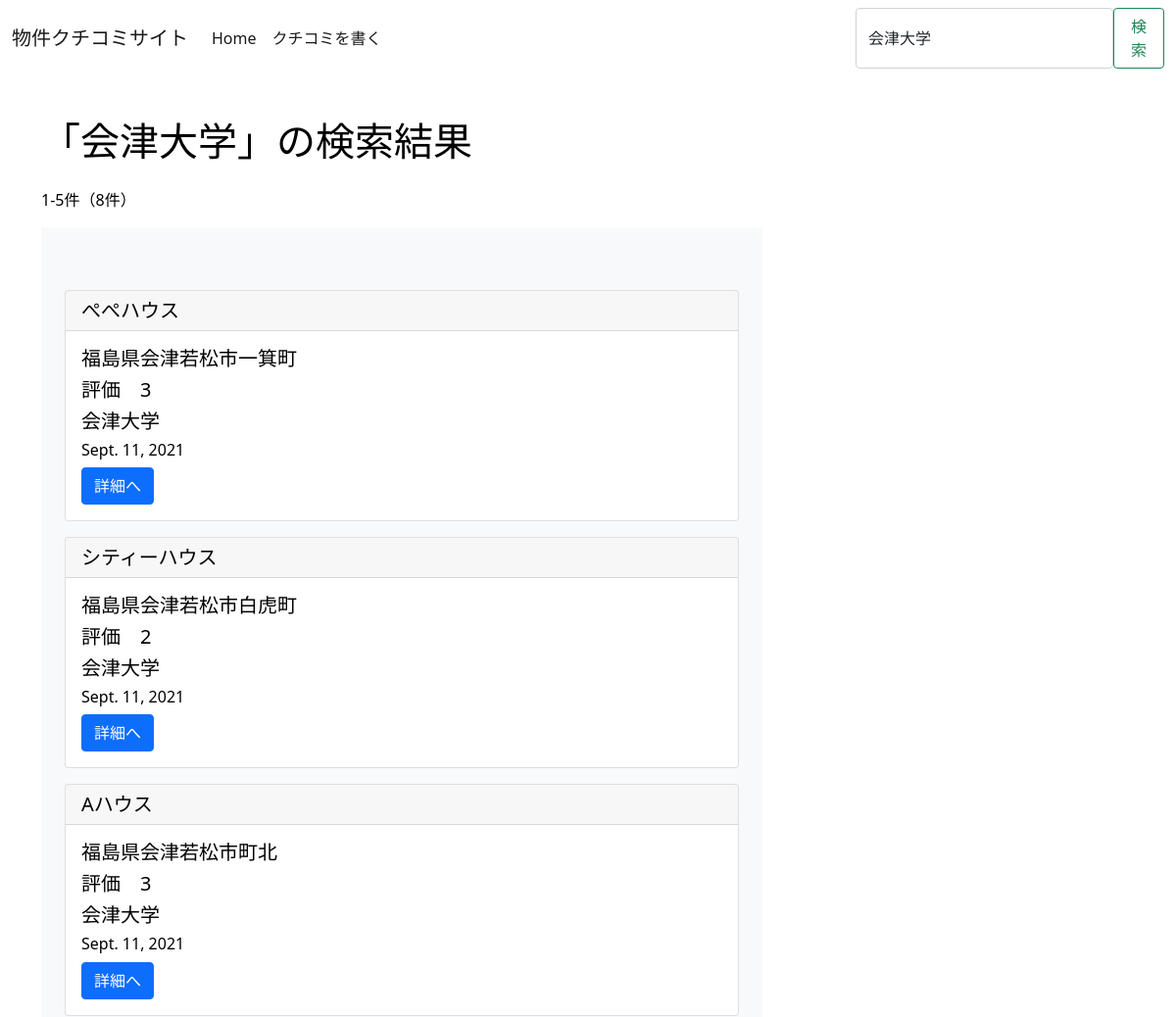
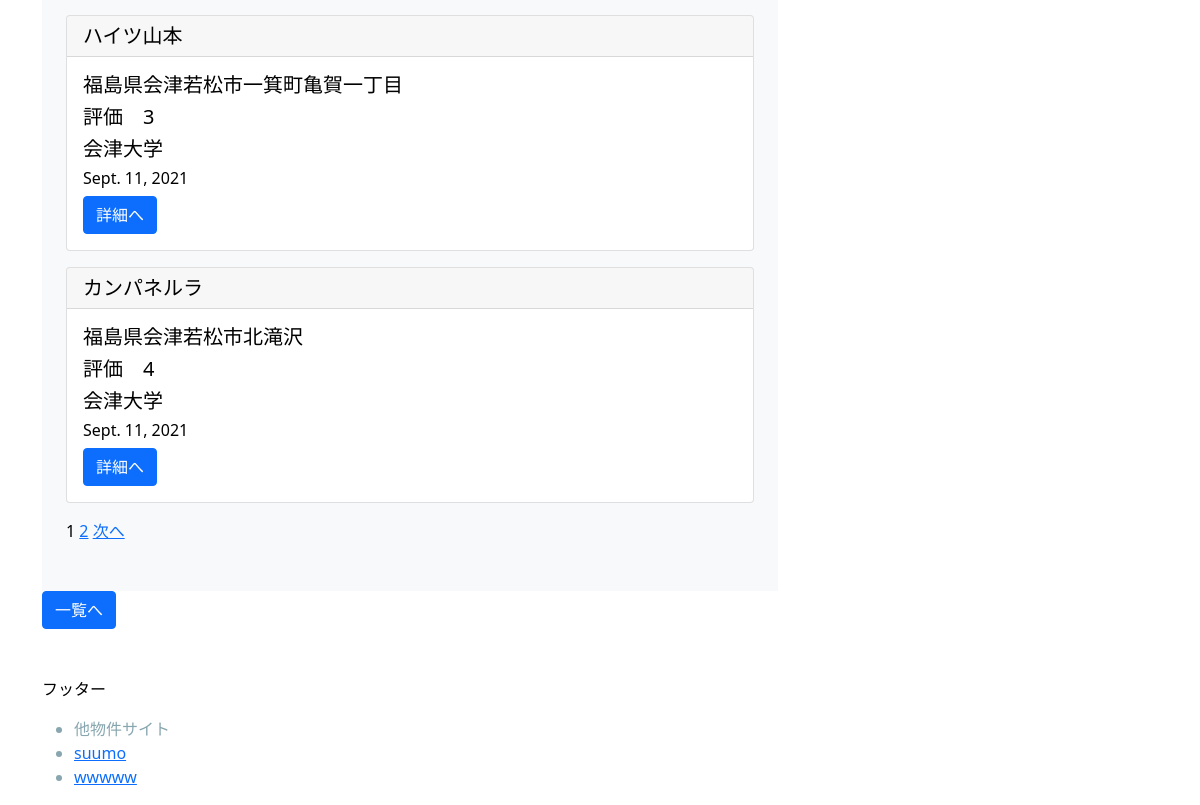
Page /search/?q=会津大学 on the committed database (2 pictures, top to bottom).
### propertypost/models.py (models this page shows, shortened)
class PropertyModel(models.Model):
    property_name = models.CharField(max_length=100)
    school_name = models.CharField(max_length=100)
    content = models.TextField()
    postdate = models.DateField(auto_now_add=True)
    evaluation = models.CharField(
        max_length = 50,
        choices = CATEGORY
    )
    address = models.TextField()

### propertypost/views.py (the view)
# urls.py: path('search/', SearchPostView.as_view(), name='search_post'),
class SearchPostView(ListView):
    model = PropertyModel
    template_name = 'search_post.html'
    paginate_by = 5
    def get_queryset(self):
        query = self.request.GET.get('q', None)
        ''' lookups = (
            Q(title__icontains=query) |
            Q(content__icontains=query) |
            Q(evaluation__icontains=query) |
            Q(address__icontains=query)
        ) '''
        lookups = (
            Q(address__icontains=query) |
            Q(property_name__icontains=query) |
            Q(school_name__icontains=query)
        )
        if query is not None:
            qs = super().get_queryset().filter(lookups).distinct()
            return qs
        qs = super().get_queryset()
        return qs
    def get_context_data(self, **kwargs):
        context = super().get_context_data(**kwargs)
        query = self.request.GET.get('q')
        context['query'] = query
        return context

### templates/search_post.html (shortened to what this page needs)
{% extends "base.html" %}
{% block header %}
{% include "header.html" %}
{% endblock header %}
{% block content %}
<div class="container ">
  <p class="text mt-5">a</p>
  <div class="row my-5">
    <main class="col-md-8">
      <h1 class="mb-4">「{% if query %}{{ query }}{% endif %}」の検索結果</h1>
      <p class="text-right">{{ page_obj.start_index }}-{{ page_obj.end_index }}件（{{ paginator.count }}件）</p>
      {% include "list.html" %}
      <a href="{% url 'list' %}" class="btn btn-primary">一覧へ</a>
    </main>
  </div>
</div>
{% endblock %}

### templates/list.html
<div class="album py-5 bg-light">
    <div class = 'container mt-3'>
        {% for item in object_list %}
        <div class="card mt-3">
            <h5 class="card-header">{{item.property_name}}</h5>
            <div class="card-body">
                <h5 class="card-title">{{item.address}}</h5>
                <h5 class="card-title">評価　{{item.evaluation}}</h5>
                <h5 class="card-title">{{item.school_name}}</h5>
                <h6 class="card-title">{{item.postdate}}</h6>
                <a href="{% url 'detail' item.pk %}" class="btn btn-primary">詳細へ</a>
            </div>
        </div>
        {% endfor %}
        <div class="mt-3">
            {% include "pagination.html" %}
        </div>
    </div>
</div>

### static/css/styles.css (style rules this page uses)
body { color:black; }

### rows in the picture
PropertyModel: property_name "ぺぺハウス", address "福島県会津若松市一箕町", evaluation "3", school_name "会津大学", postdate "Sept. 11, 2021"
PropertyModel: property_name "シティーハウス", address "福島県会津若松市白虎町", evaluation "2", school_name "会津大学", postdate "Sept. 11, 2021"
PropertyModel: property_name "Aハウス", address "福島県会津若松市町北", evaluation "3", school_name "会津大学", postdate "Sept. 11, 2021"
PropertyModel: property_name "ハイツ山本", address "福島県会津若松市一箕町亀賀一丁目", evaluation "3", school_name "会津大学", postdate "Sept. 11, 2021"
PropertyModel: property_name "カンパネルラ", address "福島県会津若松市北滝沢", evaluation "4", school_name "会津大学", postdate "Sept. 11, 2021"

### other values in the picture
{{ query }} "会津大学"
{{ page_obj.start_index }} "1"
{{ page_obj.end_index }} "5"
{{ paginator.count }} "8"
{{ num }} "1"
{{ num }} "2"
